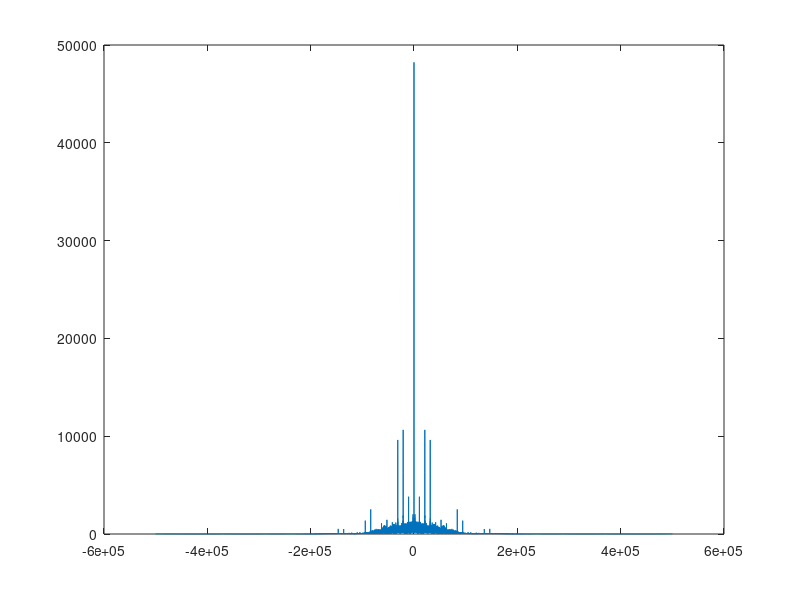

MATLAB code to generate this figure:
myData = load("uart_V.csv");
Fs = 1e6;            % Sampling frequency                    
T = 1/Fs;             % Sampling period       
L = length(myData);             % Length of signal
t = (0:L-1)*T;        % Time vector
Y = fft(myData);

plot(Fs/L*(-L/2:L/2-1), abs(fftshift(Y)));

bauderate = 115200;
P = 1/bauderate;

%low filter design
bandwidth =bauderate*2;
cutoff = bauderate;
order = 9;
a=1;
b = [0.01796204273919584, 0.06604808236209198, 0.13833677749411516, 0.20875706191864843, 0.23700675451129027, 0.20875706191864843, 0.13833677749411516, 0.06604808236209198, 0.01796204273919584];
c = [-0.008711679292478364,
  -0.008943805762539515,
  -0.009325884187243765,
  -0.004976134577495907,
  0.006038901100913418,
  0.024612125079777093,
  0.05009962137402615,
  0.08007168393835111,
  0.11065010482728567,
  0.13717122805400253,
  0.1552090075929056,
  0.1616062540165434,
  0.1552090075929056,
  0.13717122805400253,
  0.11065010482728567,
  0.08007168393835111,
  0.05009962137402615,
  0.024612125079777093,
  0.006038901100913418,
  -0.004976134577495907,
  -0.009325884187243765,
  -0.008943805762539515,
  -0.008711679292478364];

 filtered = filter(b,1,myData);


